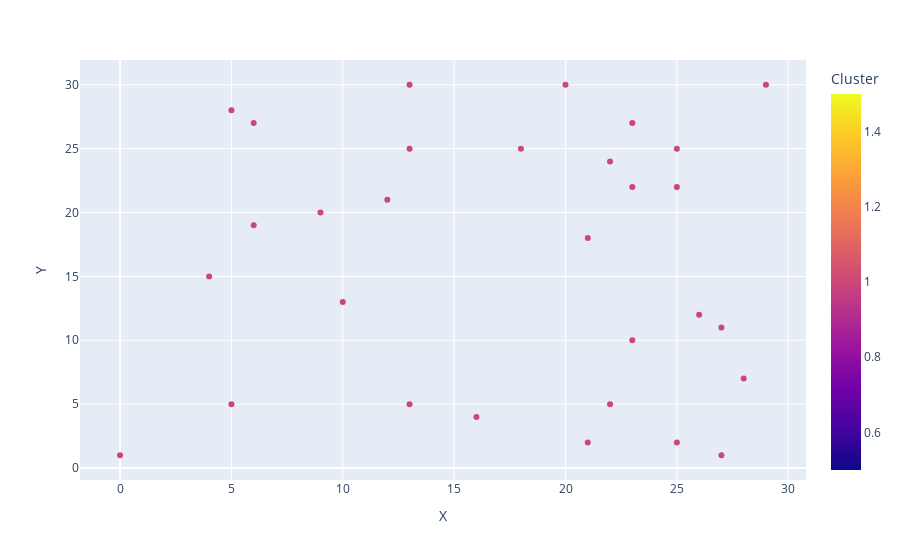

This figure's notebook cell:
### Code cell
#now plot Rando to see what it look like
fig_rand = px.scatter(df_rand, x='X', y='Y', color='Cluster')
fig_rand.show()

### Figure 1 — Plotly figure (JSON) as saved in the notebook; plotly's stock layout.template omitted (floating-point values rounded to 4 significant figures)
{"data": [{"hovertemplate": "X=%{x}<br>Y=%{y}<br>Cluster=%{marker.color}<extra></extra>", "legendgroup": "", "marker": {"color": [1, 1, 1, 1, 1, 1, 1, 1, 1, 1, 1, 1, 1, 1, 1, 1, 1, 1, 1, 1, 1, 1, 1, 1, 1, 1, 1, 1, 1, 1], "coloraxis": "coloraxis", "symbol": "circle"}, "mode": "markers", "name": "", "orientation": "v", "showlegend": false, "type": "scatter", "x": [13, 26, 27, 27, 12, 13, 22, 23, 25, 9, 21, 16, 0, 13, 10, 29, 5, 6, 6, 18, 4, 21, 20, 5, 25, 28, 22, 23, 23, 25], "xaxis": "x", "y": [25, 12, 11, 1, 21, 30, 5, 10, 22, 20, 18, 4, 1, 5, 13, 30, 5, 27, 19, 25, 15, 2, 30, 28, 25, 7, 24, 22, 27, 2], "yaxis": "y"}], "layout": {"coloraxis": {"colorbar": {"title": {"text": "Cluster"}}, "colorscale": [[0, "#0d0887"], [0.1111, "#46039f"], [0.2222, "#7201a8"], [0.3333, "#9c179e"], [0.4444, "#bd3786"], [0.5556, "#d8576b"], [0.6667, "#ed7953"], [0.7778, "#fb9f3a"], [0.8889, "#fdca26"], [1, "#f0f921"]]}, "legend": {"tracegroupgap": 0}, "margin": {"t": 60}, "xaxis": {"anchor": "y", "domain": [0, 1], "title": {"text": "X"}}, "yaxis": {"anchor": "x", "domain": [0, 1], "title": {"text": "Y"}}}}
